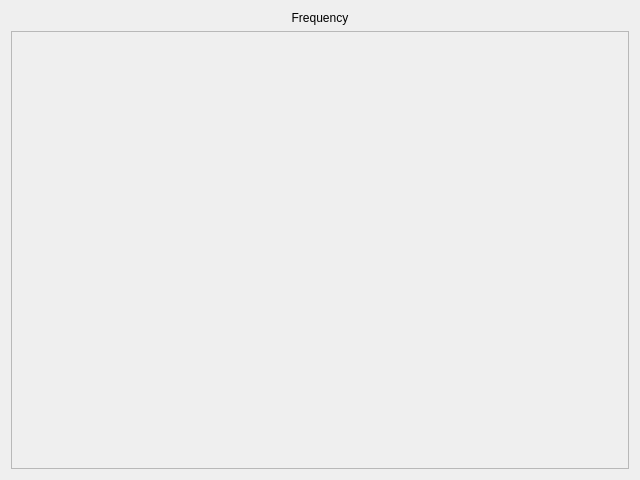
<?xml version="1.0" encoding="UTF-8"?>
<ui version="4.0">
 <class>MainView</class>
 <widget class="QDialog" name="MainView">
  <property name="geometry">
   <rect>
    <x>0</x>
    <y>0</y>
    <width>640</width>
    <height>480</height>
   </rect>
  </property>
  <property name="windowTitle">
   <string>Dialog</string>
  </property>
  <layout class="QVBoxLayout" name="verticalLayout_3">
   <item>
    <widget class="QLabel" name="label">
     <property name="text">
      <string>Frequency</string>
     </property>
     <property name="alignment">
      <set>Qt::AlignmentFlag::AlignCenter</set>
     </property>
    </widget>
   </item>
   <item>
    <widget class="QFrame" name="frame">
     <property name="frameShape">
      <enum>QFrame::Shape::StyledPanel</enum>
     </property>
     <property name="frameShadow">
      <enum>QFrame::Shadow::Raised</enum>
     </property>
     <layout class="QVBoxLayout" name="verticalLayout_2">
      <item>
       <layout class="QVBoxLayout" name="verticalLayout">
        <item>
         <spacer name="verticalSpacer">
          <property name="orientation">
           <enum>Qt::Orientation::Vertical</enum>
          </property>
          <property name="sizeHint" stdset="0">
           <size>
            <width>20</width>
            <height>40</height>
           </size>
          </property>
         </spacer>
        </item>
        <item>
         <layout class="QHBoxLayout" name="horizontalLayout">
          <item>
           <spacer name="horizontalSpacer">
            <property name="orientation">
             <enum>Qt::Orientation::Horizontal</enum>
            </property>
            <property name="sizeHint" stdset="0">
             <size>
              <width>40</width>
              <height>20</height>
             </size>
            </property>
           </spacer>
          </item>
          <item>
           <widget class="KeyPadWidget" name="keypad">
            <property name="frameShape">
             <enum>QFrame::Shape::StyledPanel</enum>
            </property>
            <property name="frameShadow">
             <enum>QFrame::Shadow::Raised</enum>
            </property>
           </widget>
          </item>
          <item>
           <spacer name="horizontalSpacer_2">
            <property name="orientation">
             <enum>Qt::Orientation::Horizontal</enum>
            </property>
            <property name="sizeHint" stdset="0">
             <size>
              <width>40</width>
              <height>20</height>
             </size>
            </property>
           </spacer>
          </item>
         </layout>
        </item>
        <item>
         <spacer name="verticalSpacer_2">
          <property name="orientation">
           <enum>Qt::Orientation::Vertical</enum>
          </property>
          <property name="sizeHint" stdset="0">
           <size>
            <width>20</width>
            <height>40</height>
           </size>
          </property>
         </spacer>
        </item>
       </layout>
      </item>
     </layout>
    </widget>
   </item>
  </layout>
 </widget>
 <customwidgets>
  <customwidget>
   <class>KeyPadWidget</class>
   <extends>QFrame</extends>
   <header>keypad_widget</header>
   <container>1</container>
  </customwidget>
 </customwidgets>
 <resources/>
 <connections/>
</ui>
